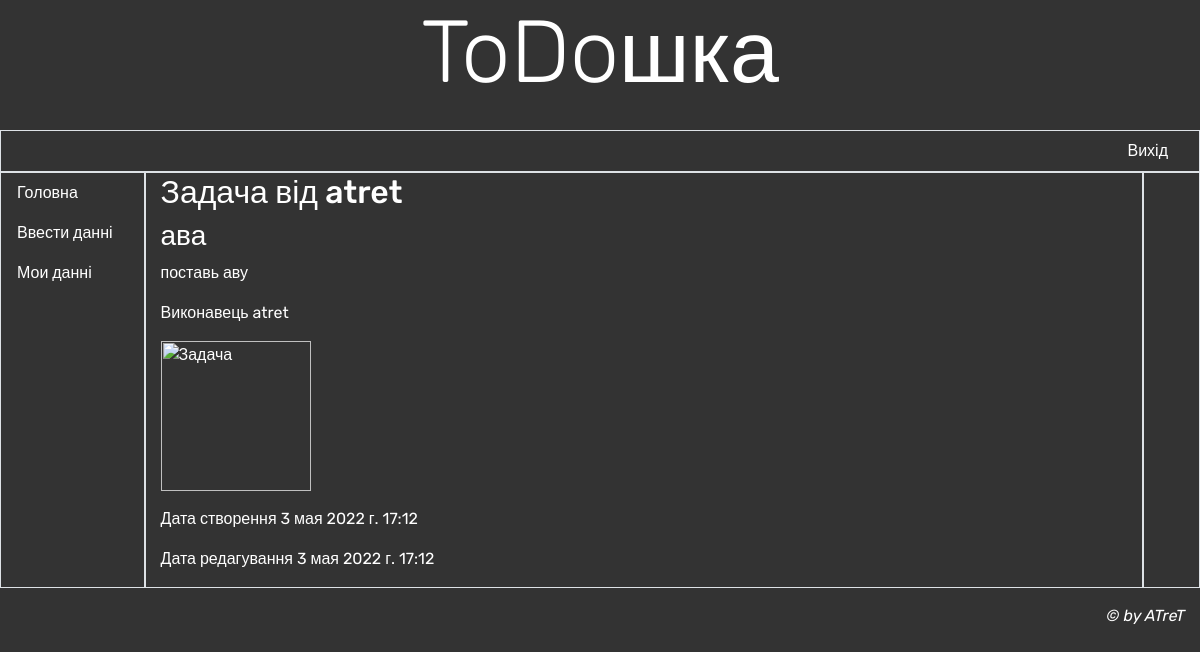
Page /dashboard/4 (signed in) on the committed database.
### dashboard/models.py (models this page shows, shortened)
class TodoDb(models.Model):
    author = models.ForeignKey(User, on_delete=models.CASCADE)
    header = models.CharField(max_length=100, verbose_name='Заголовок')
    content = models.TextField(max_length=500, verbose_name='Задача')
    slave = models.CharField(max_length=100, verbose_name='Виконавець', blank=True)
    date_add = models.DateTimeField(auto_now_add=True)
    date_update = models.DateTimeField(auto_now=True)
    photo = models.ImageField(blank=True, null=True, upload_to='uploads/%Y/%m/%d/',verbose_name='Фото')
    class Meta:
        ordering = ['date_add']

### dashboard/views.py (the view)
# urls.py: path('<int:pk>', views.TdDetailView.as_view(), name='detail'),
class TdDetailView(LoginRequiredMixin, DetailView):
    model = TodoDb
    template_name = 'dashboard/details.html'
    context_object_name = 'detail_content'
    raise_exception = True

### dashboard/templates/dashboard/details.html (shortened to what this page needs)
{% extends "base.html" %}
{% block content %}
    <h2>Задача від {{ detail_content.author }}</h2>
    <div class="date" >
        <h3>{{ detail_content.header }}</h3>
        <p>{{ detail_content.content }}</p>
        <p>Виконавець {{ detail_content.slave }}</p>
        <p><img src="/{{ detail_content.photo }}" alt="Задача" style="width:150px;height:150px;"></p>
        <p>Дата створення {{ detail_content.date_add }}</p>
        <p>Дата редагування {{ detail_content.date_update }}</p>
    </div>
{% endblock %}

### account/templates/base.html (style rules this page uses)
body { background-color: #333333; color: white; font-family: 'Rubik', sans-serif; }

### rows in the picture
TodoDb: author "atret", header "ава", content "поставь аву", slave "atret", date_add "3 мая 2022 г. 17:12", date_update "3 мая 2022 г. 17:12"
